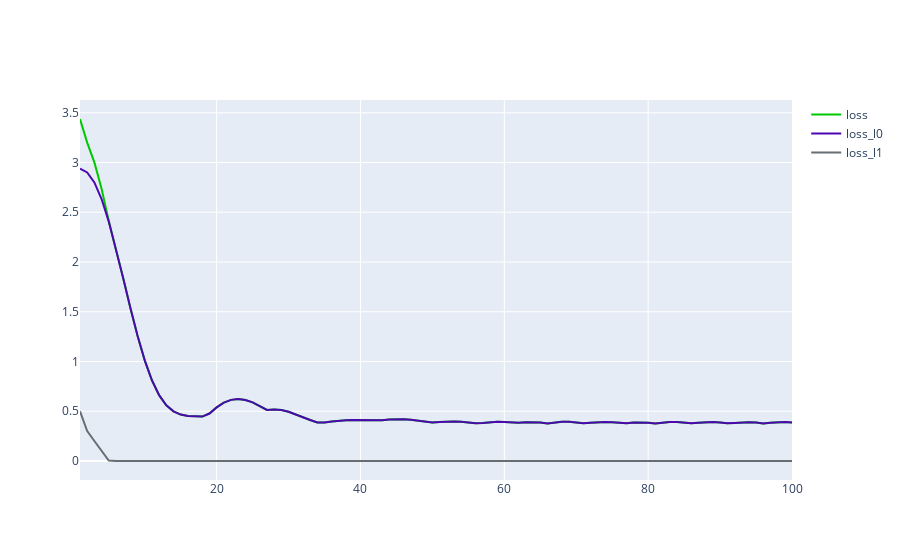

Notebook cell for this chart:
### Code cell
iterfig = make_subplots()
iterfig.add_trace(loss_over_iter(rundf, color='rgb(0,200,0)'))
for g in losses_over_iter(rundf):
    iterfig.add_trace(g)
iterfig
